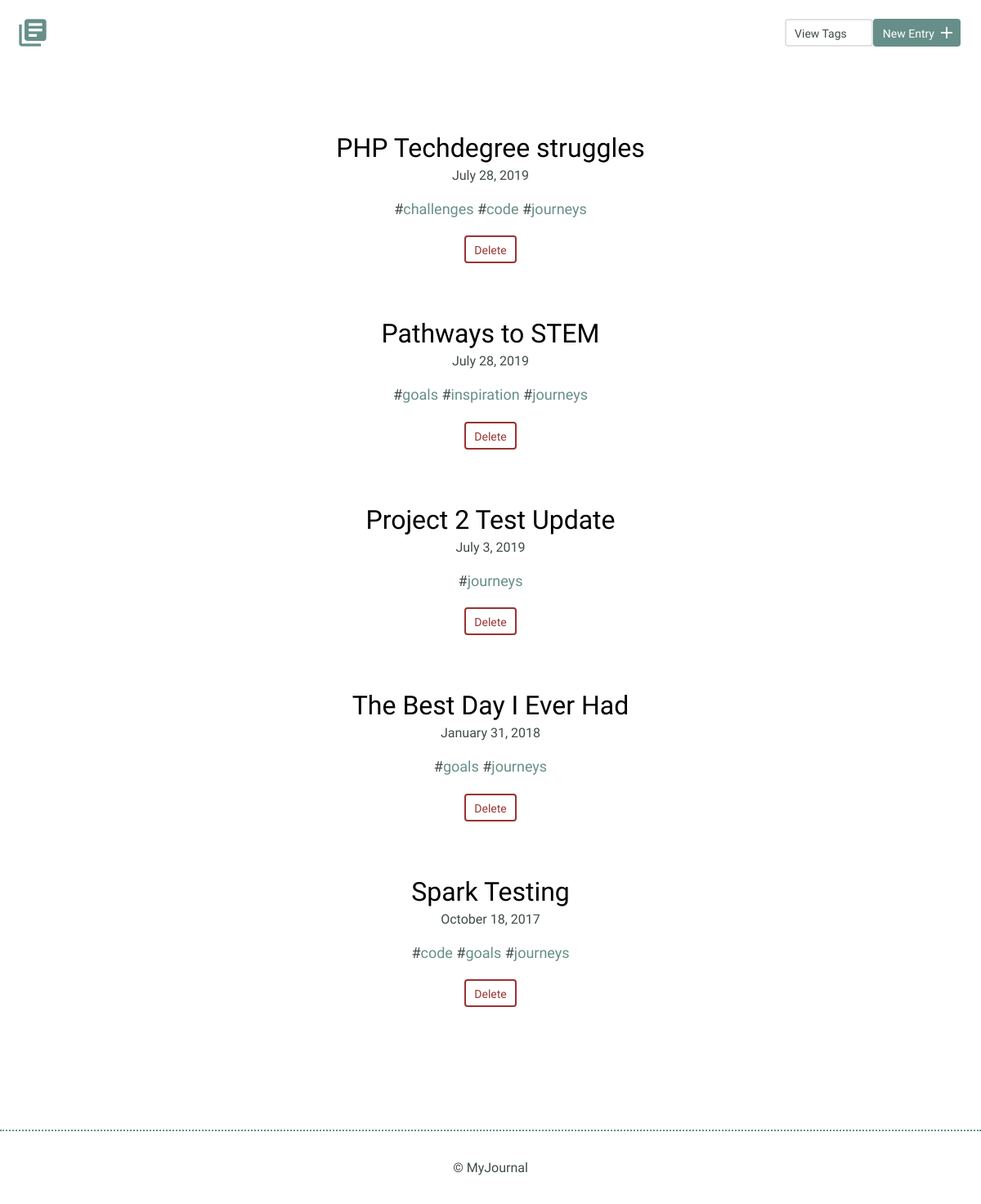
Screenshot of /index.php?tag=journeys with the database file from the repository.
### tables this page shows
CREATE TABLE "tags" (
	"id"	INTEGER PRIMARY KEY AUTOINCREMENT UNIQUE,
	"title"	TEXT NOT NULL UNIQUE
);

### inc/connection.php (called while the page is built)
<?php
try {
  $db = new PDO('sqlite:' . __DIR__ . '/journal.db');
  $db->setAttribute(PDO::ATTR_ERRMODE, PDO::ERRMODE_EXCEPTION);
  return $db;
} catch (Exception $ex) {
  echo $ex->get_message();
  die();
}

### inc/functions.php (called while the page is built, shortened)
<?php
function get_entry_tags($entry_id) {
  include('connection.php');
  $sql = 'SELECT tags.id, title
          FROM entries_tags
          LEFT JOIN tags
          ON tag_id = tags.id
          WHERE entry_id = ?;';
  try {
    $results = $db->prepare($sql);
    $results->bindValue(1, $entry_id, PDO::PARAM_INT);
    $results->execute();
    return $results->fetchAll(PDO::FETCH_ASSOC);
  } catch(Exceptoin $ex) {
    echo $ex->get_message();
    return false;
  }
}
function get_entries_by_tag($tag_title) {
  include('connection.php');
  $sql = 'SELECT entries.id, entries.title, date
          FROM entries
          LEFT JOIN entries_tags
          ON entries.id = entry_id
          LEFT JOIN tags
          ON tag_id = tags.id
          WHERE tags.title = ?
          ORDER BY date DESC;';
  try {
    $results = $db->prepare($sql);
    $results->bindValue(1, $tag_title, PDO::PARAM_STR);
    $results->execute();
    return $results->fetchAll(PDO::FETCH_ASSOC);
  } catch(Exceptoin $ex) {
    echo $ex->get_message();
    return false;
  }
}

### index.php (the view, shortened to what this page needs)
<?php
include('inc/functions.php');
if(isset($_GET['tag'])) {
    $entries = get_entries_by_tag(filter_input(INPUT_GET, 'tag', FILTER_SANITIZE_STRING));
} else {
    $entries = get_all_entries();
}
include('inc/header.php');
?>
<section>
    <div class="container">
        <div class="entry-list">
        <?php
        if (empty($entries)) {
            echo '<h2>No Journal entries found</h2>';
            echo '<a href="entry.php">Let\'s Create One!</a>';
        } else {
            foreach($entries as $entry) {
                $date = date('F j, Y', strtotime($entry['date']));
                echo '<article>';
                echo '<h2><a href="detail.php?id=' . $entry['id'] .  '">' . $entry['title'] . '</a></h2>';
                echo '<time datetime=' . $entry['date'] .  '>' . $date .  '</time>';
                $tags = get_entry_tags($entry['id']);
                if (!empty($tags)) {
                    echo '<ul class="tags">';
                    foreach($tags as $tag) {
                        echo '<li><a href="index.php?tag=' . $tag['title'] . '" >' . $tag['title'] . '</a></li>';
                    }
                    echo '</ul>';
                }
                echo '<form action="entry.php" method="post">';
                echo '<input type="submit" value="Delete" name="delete" class="button button-warning" />';
                echo '</form>';
                echo '</article>';
            }
        }
        ?>
        </div>
    </div>
</section>
<?php
include('inc/footer.php');
?>

### css/site.css (style rules this page uses)
* { box-sizing: border-box; }
body { font-size: 16px; color: #404a49; font-family: 'Cousine', serif; font-weight: 400; }
.container { margin: 0 auto; padding: 0 25px; }
.button { padding: 8px 10px 6px 10px; background: #678f89; border: 2px solid #678f89; border-radius: 4px; text-decoration: none; color: #FFF; position: relative; text-align: center; font-size: 14px; margin-left: 5px; margin-right: 5px; }
.button.button-warning { background: #FFF; border: 2px solid #933; color: #933; }
h1, h2, h3 { margin: 0; font-weight: 400; line-height: 1em; color: #000; }
h2 { font-size: 32px; }
h2 a { text-decoration: none; color: #000; }
ul li { line-height: 1.8em; font-size: 18px; }
ul li a { border-bottom: 2px solid #678f89; line-height: 1.8em; color: #678f89; text-decoration: none; }
.entry-list, .edit-entry, .new-entry, .edit-tag { max-width: 800px; margin: 0 auto; padding: 70px 0 150px 0; }
.entry-list article { margin-bottom: 70px; text-align: center; }
.entry-list article:last-child { margin-bottom: 0; }
.entry-list article h2 { margin-bottom: 8px; }
input[type=submit] { margin-right: 5px; }
.tags, .tag-list { list-style-type: none; padding-left: 0; }
.tags li { display: inline; }
.tags li::before { content: ' #'; }
.tags a, .tag-list a { border: none; }

### rows the page displays
tags: title "challenges"
tags: title "code"
tags: title "journeys"
tags: title "goals"
tags: title "inspiration"

### other values shown
$entry['title'] "PHP Techdegree struggles"
$date "July 28, 2019"
$entry['title'] "Pathways to STEM"
$entry['title'] "Project 2 Test Update"
$date "July 3, 2019"
$entry['title'] "The Best Day I Ever Had"
$date "January 31, 2018"
$entry['title'] "Spark Testing"
$date "October 18, 2017"
